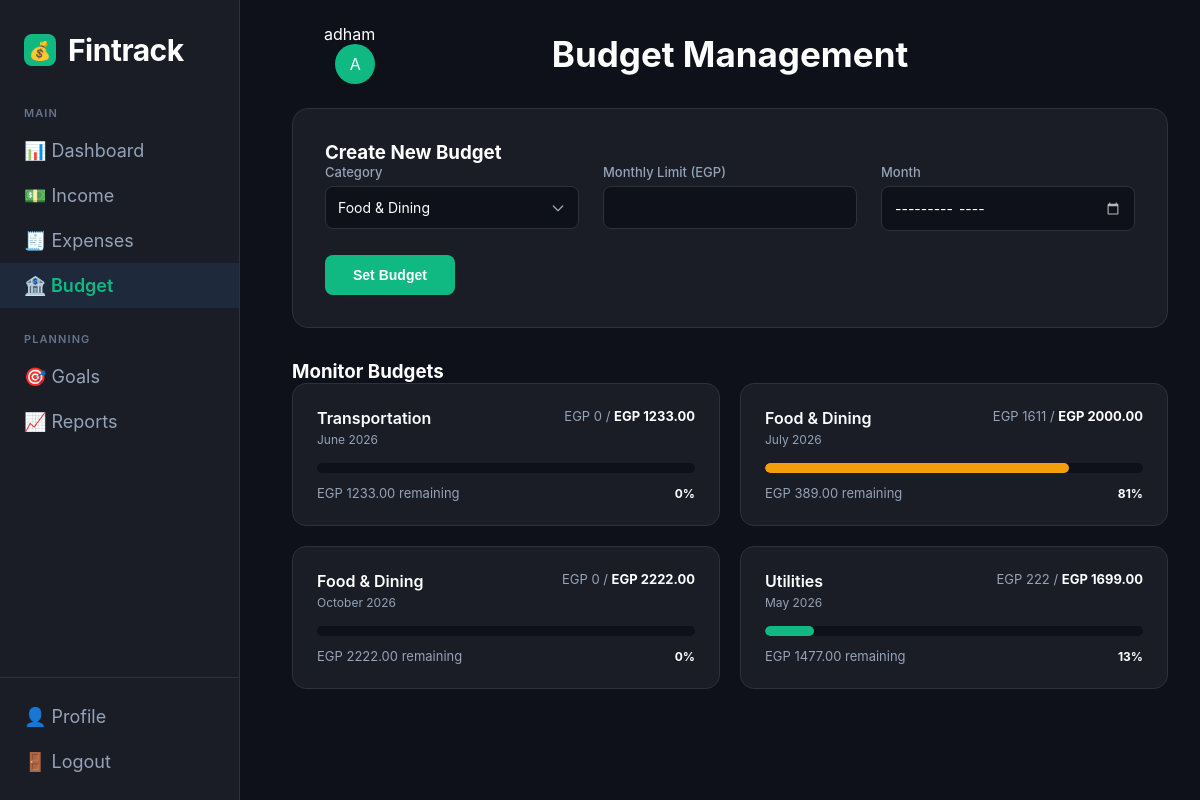
The page /budget/ (signed in) on the database its author committed.
### users/models.py (models this page shows, shortened)
class User(AbstractUser):
    total_balance = models.FloatField(default=0.0)
    job_title     = models.CharField(max_length=100, blank=True, default="")
    phone_number  = models.CharField(max_length=20,  blank=True, default="")
    country       = models.CharField(max_length=100, blank=True, default="")
    city          = models.CharField(max_length=100, blank=True, default="")
    avatar = models.ImageField(upload_to='avatars/', blank=True, null=True)

### transactions/models.py (models this page shows, shortened)
class Budget(models.Model):
    user = models.ForeignKey(settings.AUTH_USER_MODEL, on_delete=models.CASCADE)
    Category = models.CharField(max_length=100)
    Amount_Limit = models.DecimalField(max_digits=10, decimal_places=2)
    Month = models.DateField() # We will store the first day of the month (e.g., 2026-05-01)

### users/views.py (the view, shortened to what this page needs)
# urls.py: path('budget/', user_views.budget_view, name='budget'),
@login_required(login_url='/users/login/')
def budget_view(request):
    user_budgets = Budget.objects.filter(user=request.user)
    budget_data = []
    for b in user_budgets:
        spent = expenses.objects.filter(
            user=request.user,
            Category=b.Category,
            Date__year=b.Month.year,
            Date__month=b.Month.month
        ).aggregate(Sum('Amount'))['Amount__sum'] or 0
        percent = (spent / b.Amount_Limit) * 100 if b.Amount_Limit > 0 else 0
        status_class = ''
        if percent >= 90:
            status_class = 'danger'
        elif percent >= 70:
            status_class = 'warn'
        budget_data.append({
            'id': b.id,
            'category': b.Category,
            'limit': b.Amount_Limit,
            'spent': spent,
            'remaining': b.Amount_Limit - spent,
            'percent': min(percent, 100),
            'month': b.Month.strftime('%B %Y'),
            'class': status_class
        })
    return render(request, 'budget.html', {'budgets': budget_data})

### transactions/templates/budget.html (shortened to what this page needs)
{% load static %}
<!DOCTYPE html>
<html lang="en">
<head>
    <link rel="stylesheet" href="{% static 'home-page.css' %}">
    <link rel="stylesheet" href="{% static 'side-bar.css' %}">
    <link rel="stylesheet" href="{% static 'budget.css' %}">
</head>
<body>
    <div class="app">
        <aside id="sidebar" class="sidebar"></aside>
        <main class="main-content">
            <header class="topbar">
                <h2 class="page-title">Budget Management</h2>
                <div class="user-profile">
                    <span class="user-name">{{ user.username }}</span>
                    <div class="avatar">{{ user.username|first|upper }}</div>
                </div>
            </header>
            <div class="content-body">
                <div class="form-card">
                    <h3 class="section-title">Create New Budget</h3>
                    <form class="budget-form" method="POST">
                        <div class="form-grid">
                            <div class="form-group">
                                <label>Category</label>
                               <select name="category" required>
                                    <option value="Food & Dining">Food & Dining</option>
                                </select>
                            </div>
                            <div class="form-group">
                                <label>Monthly Limit (EGP)</label>
                                <input type="number" name="limit" required min="1">
                            </div>
                            <div class="form-group">
                                <label>Month</label>
                                <input type="month" name="month" required>
                            </div>
                        </div>
                        <button type="submit" class="btn-primary">Set Budget</button>
                    </form>
                </div>
                <h3 class="section-title">Monitor Budgets</h3>
                <div class="budget-grid">
                    {% for b in budgets %}
                    <div class="monitor-card">
                        <div class="card-header">
                            <span class="cat-label">{{ b.category }}</span>
                            <span class="cat-value">EGP {{ b.spent }} / <strong>EGP {{ b.limit }}</strong></span>
                        </div>
                        <div class="cat-month">{{ b.month }}</div>
                        <div class="progress-container">
                            <div class="progress-fill {{ b.class }}" style="width: {{ b.percent }}%;"></div>
                        </div>
                        <div class="progress-footer">
                            <p class="status-text">
                                {% if b.remaining < 0 %}
                                    Over budget by EGP {{ b.remaining|safe }}
                                {% else %}
                                    EGP {{ b.remaining }} remaining
                                {% endif %}
                            </p>
                            <span class="percent-label">{{ b.percent|floatformat:0 }}%</span>
                        </div>
                    </div>
                    {% empty %}
                    <div class="empty-state">
                        <p>No budgets set yet.</p>
                    </div>
                    {% endfor %}
                </div>
            </div>
        </main>
    </div>
</body></body>
</html>

### transactions/static/home-page.css (style rules this page uses)
body { background-color: #0f111a; color: #ffffff; font-family: 'Inter', sans-serif; margin: 0; }
.form-card { background-color: #1a1d26; padding: 2rem; border-radius: 16px; border: 1px solid #2d313e; margin-bottom: 2rem; }
.app { display: flex; }
.main-content { margin-left: 260px; flex: 1; min-height: 100vh; padding: 0 2rem; box-sizing: border-box; }

### static/side-bar.css (style rules this page uses)
* { margin: 0; padding: 0; box-sizing: border-box; }
body { font-family: 'Inter', 'Segoe UI', sans-serif; background-color: #0f111a; color: #ffffff; }
.app { display: flex; min-height: 100vh; }
aside#sidebar { width: 240px; background-color: #1a1d26; border-right: 1px solid #2d313e; display: flex; flex-direction: column; position: fixed; height: 100vh; z-index: 100; }
.topbar { display: flex; align-items: center; justify-content: space-between; padding: 1.5rem 2rem; position: relative; }
.page-title { font-size: 35px; font-weight: 700; position: absolute; left: 50%; transform: translateX(-50%); }
.avatar { margin-left: auto; width: 40px; height: 40px; background-color: #10b981; border-radius: 50%; }
.avatar { margin-left: auto; width: 40px; height: 40px; border-radius: 50%; overflow: hidden; display: flex; align-items: center; justify-content: center; }

### transactions/static/budget.css (style rules this page uses)
.form-card { background-color: #1a1d26; padding: 2rem; border-radius: 16px; border: 1px solid #2d313e; grid-column: 1 / -1; margin-bottom: 2rem; }
.form-grid { display: grid; grid-template-columns: repeat(auto-fit, minmax(250px, 1fr)); gap: 1.5rem; margin-bottom: 1.5rem; }
.form-group { display: flex; flex-direction: column; gap: 6px; }
.form-group label { font-size: 13px; color: #94a3b8; font-weight: 500; }
.form-group input, .form-group select { background-color: #0f111a; border: 1px solid #2d313e; padding: 12px; border-radius: 8px; color: #ffffff; font-size: 14px; transition: border-color 0.2s; font-family: inherit; width: 100%; box-sizing: border-box; }
.form-group select { cursor: pointer; appearance: none; background-repeat: no-repeat; background-position: right 12px center; background-size: 16px; }
.budget-grid { display: grid; grid-template-columns: repeat(auto-fill, minmax(300px, 1fr)); gap: 1.25rem; }
.monitor-card { background-color: #1a1d26; border: 1px solid #2d313e; border-radius: 14px; padding: 1.5rem; transition: transform 0.2s, border-color 0.2s; }
.card-header { display: flex; justify-content: space-between; align-items: flex-start; margin-bottom: 4px; }
.cat-label { font-size: 16px; font-weight: 600; color: #ffffff; }
.cat-month { font-size: 12px; color: #94a3b8; margin-bottom: 16px; }
.cat-value { font-size: 13px; color: #94a3b8; white-space: nowrap; }
.cat-value strong { color: #ffffff; }
.progress-container { background-color: #0f111a; border-radius: 999px; height: 10px; overflow: hidden; margin-bottom: 12px; }
.progress-fill { height: 100%; border-radius: 999px; transition: width 0.6s cubic-bezier(0.4, 0, 0.2, 1); background-color: #10b981; }
.progress-fill.warn { background-color: #f59e0b; }
.progress-footer { display: flex; justify-content: space-between; align-items: center; }
.status-text { font-size: 13px; color: #94a3b8; margin: 0; }
.percent-label { font-size: 12px; font-weight: 700; color: #ffffff; }
.btn-primary { background-color: #10b981; color: #ffffff; border: none; padding: 12px 28px; border-radius: 8px; font-size: 14px; font-weight: 600; cursor: pointer; transition: background-color 0.2s; }
input[type="month"] { background-color: #0f111a !important; color: #ffffff !important; border: 1px solid #2d313e; cursor: pointer; }

### rows shown on the page
User: username "adham", username|first "A"
Budget: category "Transportation", limit "1233.00"
Budget: category "Food & Dining", limit "2000.00"
Budget: category "Food & Dining", limit "2222.00"
Budget: category "Utilities", limit "1699.00"

### other values the page prints
{{ b.spent }} "0" "1611" "0" "222"
{{ b.month }} "June 2026" "July 2026" "October 2026" "May 2026"
{{ b.remaining }} "1233.00" "389.00" "2222.00" "1477.00"
{{ b.percent|floatformat:0 }} "0" "81" "0" "13"
